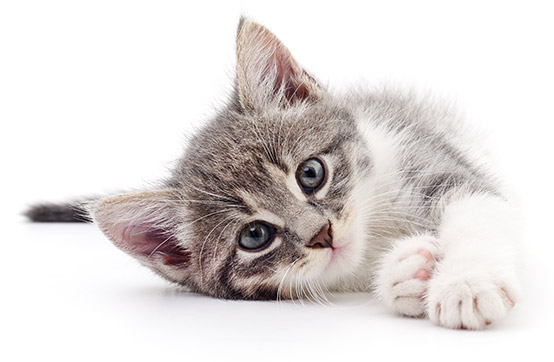
#> input picture Fourth Semester/Design and Analysis of Algorithms/Project/cats.jpg, 554 x 362 px
$ jupyter execute canny_edge_detection.ipynb
#> lines starting #> are read from the running program, lines starting #| are printed output that depends on the picture; after the words box and inside, x2 and y2 are one past the last pixel; in counts of white or black regions, pixels touching at a corner belong together
<h1><center>Canny Edge Detection</center></h1>

Canny Edge Detection is an algorithm that helps in sketching the edges in an image.

Canny Edge detection is the upgrade of sobel edge detection. Where It is better at removing edges we are not really interested in, and only keep the main edges. In general, canny works by first taking our image and converting it to greyscale, running it on gaussian blur, draw our sobel operator, and then we are ready for canny's process. We start by thinning the edges by using local maximum (Thresholding).

<h3>Steps:</h3>

1. `Noise reduction`
2. `Gradient calculation`
3. `Non-maximum suppression`
4. `Double threshold`
5. `Edge Tracking by Hysteresis`

## `1) Convert to GreyScale`

[cell 1]
import numpy as np
import os
import cv
import matplotlib.pyplot as plt

We must convert the image to grey scale, because this will confuse the step of non-maximum suppression, as the image will
have multiple channels and will ignore maximums of lower channels.

[cell 2]
from PIL import Image

img = Image.open('cats.jpg')
#> img is the input picture: PIL image 554x362 RGB; mean R, G, B 223.5, 218.3, 217
imgGray = img.convert('L')
imgGray

We need to change the image into a matrix of numbers

[cell 3]
from numpy import array
I = array(imgGray)
I

[cell 4]
print(len(I[0]))
#| 554
print(len(I))
#| 362

## `2) Noise Reduction`

We will be using Gaussian Blur. This will take the image and using a convolution filter it will translate a set of pixels into one pixel, this will help lower the resolution of the image, which will make it easier to form edges.

This function creates the convolution filter

[cell 5]
def gaussianBlur(vertical,horizontal,sigma):
    #we are creating a matrix that is all zeros
#> called with vertical = 5, horizontal = 5, sigma = 1.4
    gauss=np.zeros((vertical,horizontal))
    #we need to have the kernel cell value
    vertical = vertical //2
    horizontal = horizontal //2
    #loop through the 2d array and calculate the G(x,y) accordingly
    for x in range(-vertical,vertical+1):
        for y in range(-horizontal, horizontal+1):
            x1 = 1/(sigma*(2*np.pi)**2)
            x2 = np.exp(-(-x**2+y**2))/(2*sigma**2)
            gauss[x+vertical][y+horizontal]= x1*x2
    return gauss

This function is used to create the destination pixel from source pixels and convolution pixels

[cell 6]
def convelotional_kernal(img, mask):
    # figure out the size of the rows, columns of the image
    row,col = img.shape
#> row = 362; col = 554
    # figure out the size of the rows and columns of the filter
    vertical,horizontal = mask.shape
    #create a matrix that will is bigger than the image to have a zero border
    new = np.zeros((row+vertical-1, col+horizontal-1))
    horizontal= horizontal//2
    vertical = vertical//2
    #this will contain the result of the image after applying the mask
    filtered_img = np.zeros(img.shape)
    #put image inside the zero's matrix
    new[vertical: new.shape[0]-vertical , horizontal:new.shape[1]-horizontal] = img
    for i in range(vertical, new.shape[0]-vertical):
        for j in range(horizontal, new.shape[1]-horizontal):
            temp = new [i-vertical: i+vertical+1, j-vertical:j+vertical+1]
            result = temp * mask
            filtered_img[i-vertical, j-horizontal] = result.sum()
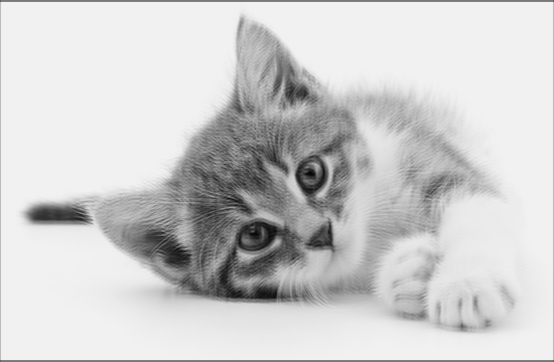
#> filtered_img: shape (362, 554) float64; min 3.25, max 241.2, mean 206.4
    return filtered_img

[cell 7]
g = gaussianBlur(5,5,1.4)
n = convelotional_kernal(I,g)
plt.imshow(n,cmap='gray')
plt.show()

## `3) Gradient Calculation`

The Gradient calculation step detects the edges' :

1. Intensity
2. Direction

by calculating the gradient of the image using edge detection operators.

We are trying to find the regions with high level of intensity change. The Kx is trying to find the difference between the left and right side.

[cell 8]
def sobel_filters(img):
    # our x and y kernels
    Kx = np.array([[-1, 0, 1], [-2, 0, 2], [-1, 0, 1]])
    Ky = np.array([[1, 2, 1], [0, 0, 0], [-1, -2, -1]])

    # The  x direction of edges
    Ix = convelotional_kernal(img, Kx)
#> in convelotional_kernal (call 2), `new[vertical: new.shape[0]-vertical , horizontal:new.shape[1]-horizont..`:
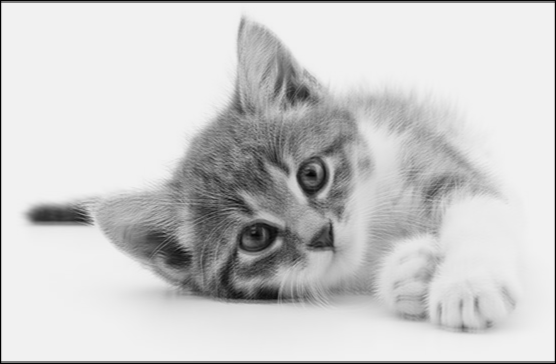
#> new: shape (364, 556) float64; min 0, max 241.2, mean 204.5
#> after the loop in convelotional_kernal (call 2), `for i in range(vertical, new.shape[0]-vertical):`:
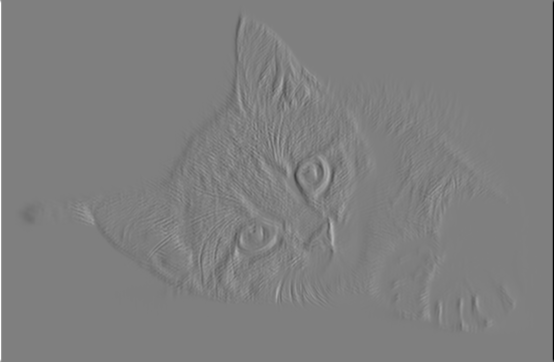
#> filtered_img: shape (362, 554) float64; min -954.9, max 954.9, mean 0; drawn with min black and max white
    # the y direction of edges
    Iy = convelotional_kernal(img, Ky)
#> after the loop in convelotional_kernal (call 3), `for i in range(vertical, new.shape[0]-vertical):`:
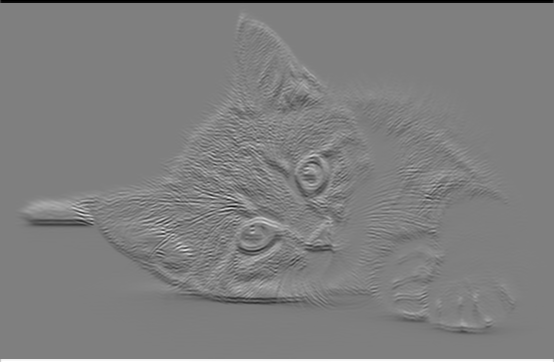
#> filtered_img: shape (362, 554) float64; min -509.3, max 509.3, mean 0; drawn with min black and max white

    #The total x and y direction
    G = np.hypot(Ix, Iy)
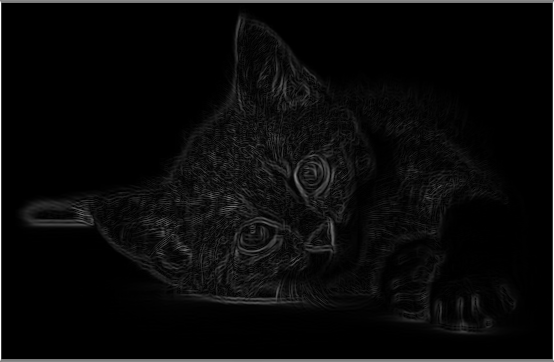
#> G: shape (362, 554) float64; min 0, max 954.9, mean 37.4; drawn with min black and max white
    G = G / G.max() * 255
    theta = np.arctan2(Iy, Ix)
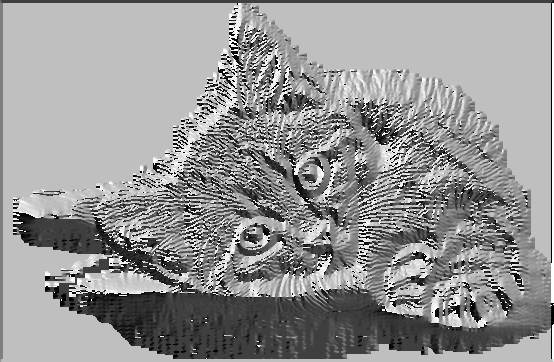
#> theta: shape (362, 554) float64; min -3.14, max 3.14, mean 0.54; drawn with min black and max white

    return (G, theta)

[cell 9]
Direction, Theta = sobel_filters(n)
plt.imshow(Direction,cmap='gray')
plt.show()

[cell 10]
Direction, Theta = sobel_filters(n)
plt.imshow(Theta,cmap='gray')
plt.show()

## `4) Non-maximum suppression`

The edges of the previous image are thick and of different thicknesses. So we will use Non-maximum suppression to
solve this.

 The algorithm goes through all the points on the gradient intensity matrix and finds the pixels with the maximum value in the edge directions.

`Steps:`

1. Create a matrix initialized to 0 of the same size of the original gradient intensity matrix
2. Identify the edge direction based on the angle value from the angle matrix
3. Check if the pixel in the same direction has a higher intensity than the pixel that is currently processed
4. Return the image processed with the non-max suppression algorithm

[cell 11]
def non_max_suppression(Direction, theta):
    #we are finding the rows and columns of the image
    vertical, horizontal = Direction.shape
#> vertical = 362; horizontal = 554
    # we are creating a matrix with all zeros that we will use to add the new edges
    output = np.zeros((vertical,horizontal))
    # we are changing the theta to be represented as angles for easier comparsion 0<= angle <= 360
    angle = theta * 180. / np.pi
    #any angle that is negative will be incremented by 180 to be positive
    angle[angle < 0] += 180
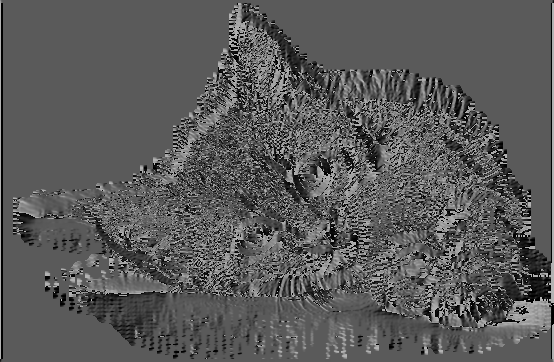
#> angle: shape (362, 554) float64; min 0, max 180, mean 89.8


    # loop through the entire image
    for i in range(1,vertical-1):
        for j in range(1,horizontal-1):
            try:
                q = 255
                r = 255


               #======== we are pinpointing the p and r according to the angle
               #angle 0
                if (0 <= angle[i,j] < 22.5) or (157.5 <= angle[i,j] <= 180):
                    q = Direction[i, j+1]
                    r = Direction[i, j-1]
                #angle 45
                elif (22.5 <= angle[i,j] < 67.5):
                    q = Direction[i+1, j-1]
                    r = Direction[i-1, j+1]
                #angle 90
                elif (67.5 <= angle[i,j] < 112.5):
                    q = Direction[i+1, j]
                    r = Direction[i-1, j]
                #angle 135
                elif (112.5 <= angle[i,j] < 157.5):
                    q = Direction[i-1, j-1]
                    r = Direction[i+1, j+1]

                # if the angle pinpointed is darker than the one we are comparing with then we will add this is our edge
                if (Direction[i,j] >= q) and (Direction[i,j] >= r):
                    output[i,j] = Direction[i,j]
                else:   #else, we will keep the value as zero
                    output[i,j] = 0

            except IndexError as e:
                pass
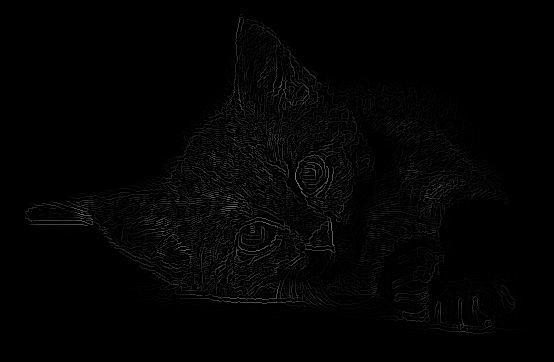
#> output: shape (362, 554) float64; min 0, max 133.6, mean 3.1

    return output

[cell 12]
Img_4  = non_max_suppression(Direction, Theta)
plt.imshow(Img_4,cmap='gray')
plt.show()

## `5) Double threshold`

The above image still has variation, so double threshold will identify wether the edges are strong, weak or noise.

[cell 13]
def threshold(img, lowThresholdRatio=0.05, highThresholdRatio=0.09):

    #find the highThreshold by finding the maximum pixel and multiply it with the high threshold ratio
#> called with lowThresholdRatio = 0.005, highThresholdRatio = 0.2
    highThreshold = img.max() * highThresholdRatio
#> highThreshold = 26.71
    #find the low threshold
    lowThreshold = highThreshold * lowThresholdRatio
#> lowThreshold = 0.134

    #finding the rows and columns
    vertical, horizontal = img.shape
#> vertical = 362; horizontal = 554
    #create a zero image to have our results
    result = np.zeros((vertical,horizontal))

    #specifying the pixel number that we will give for weak and strong pixels
    weak = 25  # very dark
    strong = 255 # white

    #categorize the i and j accorsing to where it lies between the low and high threshold
    strong_i, strong_j = np.where(img >= highThreshold)
#> strong_i = 8587 values from 17 to 333; strong_j = 8587 values, max 514 at index 8382, min 25 at index 4746, mean 256.3
    weak_i, weak_j = np.where((img <= highThreshold) & (img >= lowThreshold))

    #after knowing the weak and strong pixels, we will start to fill them with the correct color
    result[strong_i, strong_j] = strong
    result[weak_i, weak_j] = weak

    return (result, weak, strong)

[cell 14]
result, weak, strong = threshold(Img_4, 0.005, 0.2)
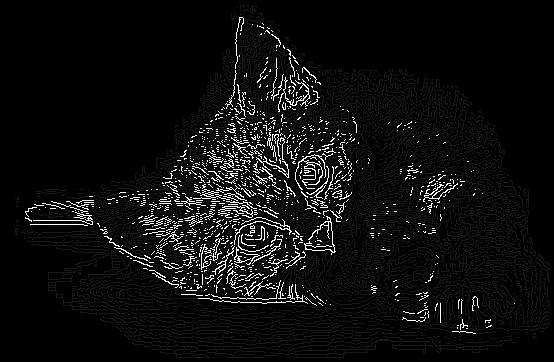
#> result: shape (362, 554) float64; min 0, max 255, mean 14.5
#> weak = 25; strong = 255
plt.imshow(result,cmap='gray')
plt.show()

## `6) Edge Tracking by Hysteresis`

hysteresis consists of transforming weak pixels into strong ones, if and only if at least one of the pixels around the one being processed is a strong one

[cell 15]
def hysteresis(img, weak, strong=255):
    #know the rows and columns
#> called with weak = 25, strong = 255
    vertical, horizontal = img.shape
#> vertical = 362; horizontal = 554
    #loop through the image
    for i in range(1, vertical-1):
        for j in range(1, horizontal-1):
            # if this particular pixel is considered weaak
            if (img[i,j] == weak):
                try:
                    #is any of the surrounding pixels strong? if so then label it as strong
                    if ((img[i+1, j-1] == strong) or (img[i+1, j] == strong) or (img[i+1, j+1] == strong)
                    or (img[i, j-1] == strong) or (img[i, j+1] == strong) or (img[i-1, j-1] == strong)
                    or (img[i-1, j] == strong) or (img[i-1, j+1] == strong)):
                        img[i, j] = strong
                    else: #else, make this pixel turn to black
                        img[i, j] = 0
                except IndexError as e:
                    pass
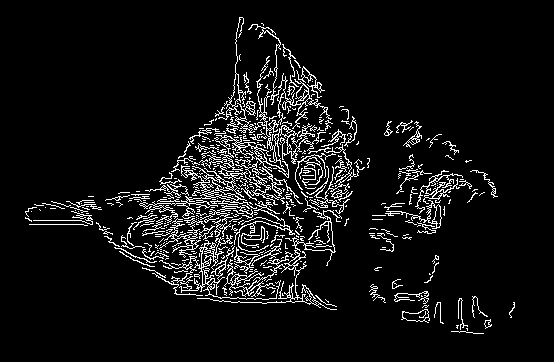
#> img: shape (362, 554) float64; 7.1% white in thin lines or dots, all inside (x1, y1, x2, y2) = (25, 17, 515, 334)
    return img

$ run again, with Fourth Semester/Design and Analysis of Algorithms/Project/kerner.png saved as Fourth Semester/Design and Analysis of Algorithms/Project/cats.jpg
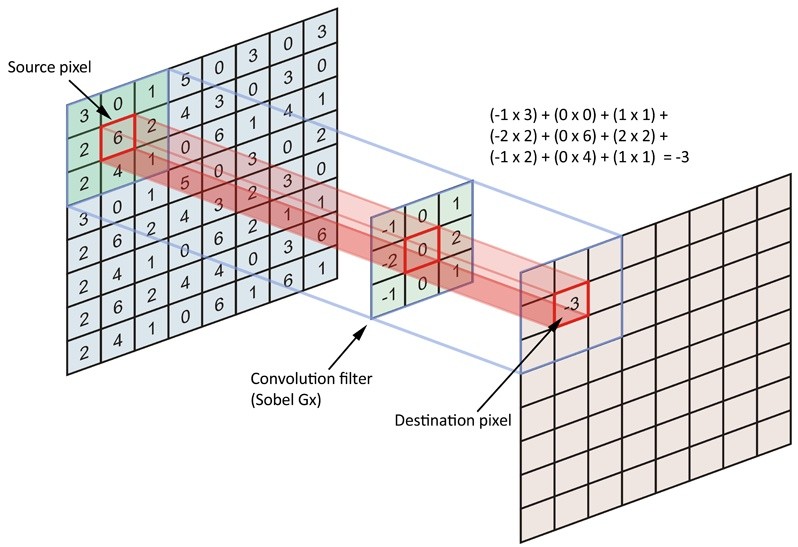
#> input picture Fourth Semester/Design and Analysis of Algorithms/Project/kerner.png, 798 x 547 px
#> img is the input picture: PIL image 798x547 RGB; mean R, G, B 232.6, 229.2, 228.9
#| 798
#| 547
#> new: shape (549, 800) float64
#> highThreshold = 41.86
#> lowThreshold = 0.209
#> weak = 25; strong = 255
#> after the loop in hysteresis, `for i in range(1, vertical-1):`:
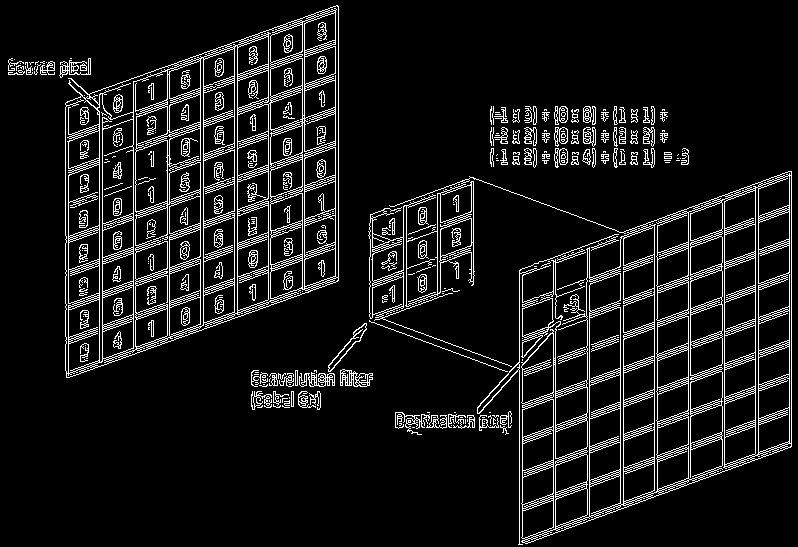
#> img: shape (547, 798) float64; 9.1% white in thin lines or dots
